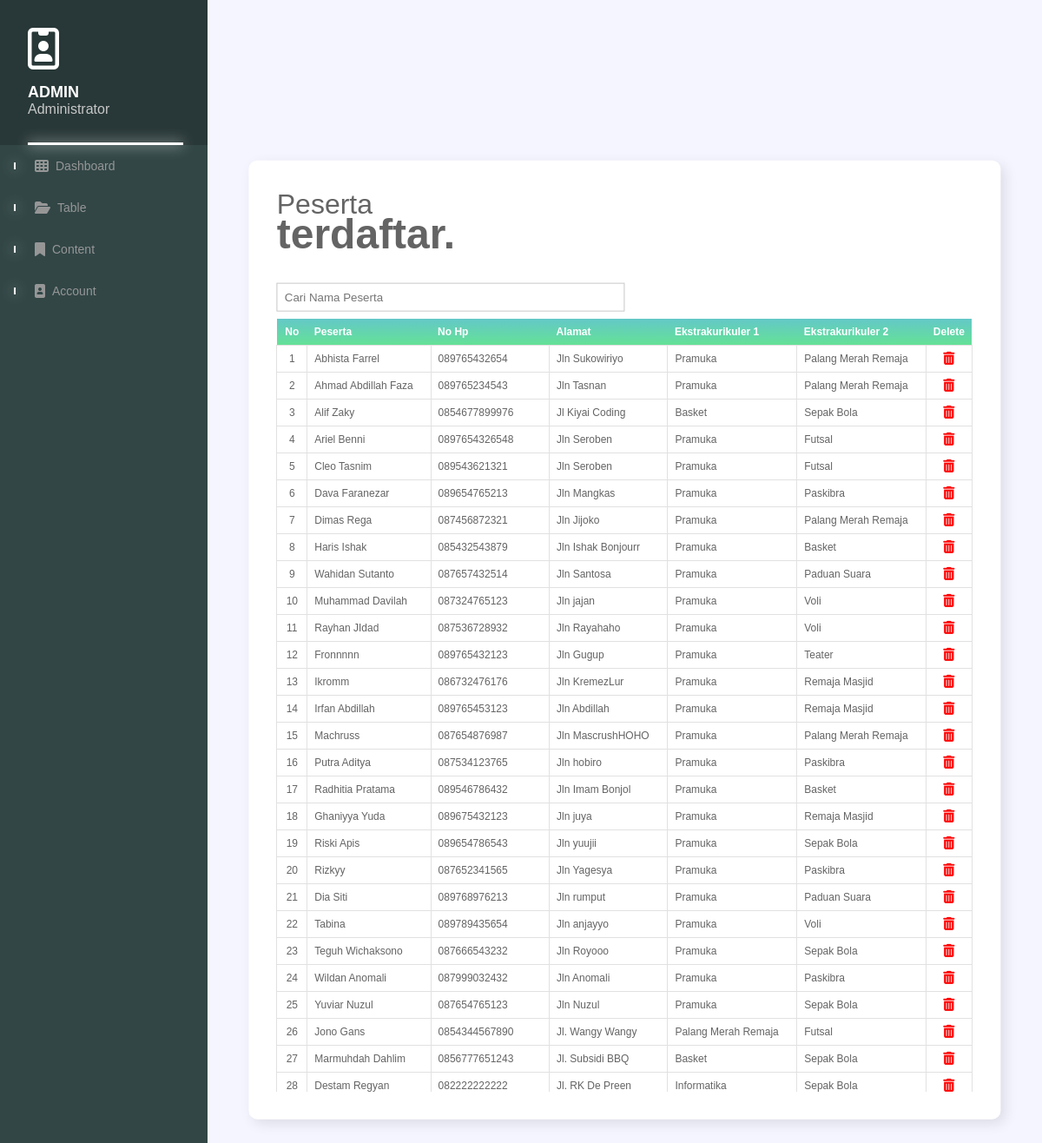
Page /admin/index.php?halaman=regist (signed in) on the committed database.
### tables this page shows
CREATE TABLE `user_extra` (
  `id_user` int(11) NOT NULL,
  `peserta` varchar(50) NOT NULL,
  `notelp` varchar(13) NOT NULL,
  `alamat` varchar(50) NOT NULL,
  `Gambar` varchar(1000) NOT NULL,
  `id_extra1` varchar(50) NOT NULL,
  `id_extra2` varchar(50) NOT NULL
);

### admin/registEkskul.php (the view, shortened to what this page needs)
<?php
    include "../connect.php";
    $query = mysqli_query($conn,"SELECT * FROM user_extra");
?>
    <div class="user-log">
        <header class="user-head">
            <h5>Peserta<br><span>terdaftar.</span></h5>
        </header>
        <div class="search">
            <input type="text" class="search-box" placeholder="Cari Nama Peserta" onkeyup="searchData()">
        </div>
        <div class="user-container">
            <table>
                <tr>
                    <th>No</th>
                    <th>Peserta</th>
                    <th>No Hp</th>
                    <th>Alamat</th>
                    <th>Ekstrakurikuler 1</th>
                    <th>Ekstrakurikuler 2</th>
                    <th>Delete</th>
                </tr>
            <?php if($query):?>
                <?php $i = 1;?>
                <?php foreach($query as $b):?>
                    <tr>
                        <td><?php echo $i++;?></td>
                        <td class="search-parameter"><?php echo $b['peserta'];?></td>
                        <td><?php echo $b['notelp'];?></td>
                        <td><?php echo $b['alamat'];?></td>
                        <td><?php echo $b['id_extra1'];?></td>
                        <td><?php echo $b['id_extra2'];?></td>
                        <td>
                            <a href="deleteRegist.php?peserta=<?php echo $b['peserta'];?>">
                            </a>
                        </td>
                    </tr>
                <?php endforeach;?>
            <?php endif;?>
            </table>
        </div>
    </div>

### admin/style.css (style rules this page uses)
* { padding: 0; margin: 0; box-sizing: border-box; font-family: Arial, Helvetica, sans-serif; user-select: none; }
.user-log { position: absolute; display: flex; top: 50%; left: 50%; transform: translate(-50%, -50%); padding: 32px; width: 90%; height: 75%; max-height: 90%; flex-direction: column; background: rgb(255, 255, 255); box-shadow: 5px 5px 15px rgba(0, 0, 0, 0.1); border-radius: 10px; }
.user-head h5 { font-weight: 400; font-size: 32px; color: rgb(100, 100, 100); }
.user-head h5 span { line-height: 32px; font-weight: 600; font-size: 48px; }
.user-container { margin-top: 8px; height: 100%; overflow: scroll; }
.user-container table { width: 100%; border-collapse: collapse; overflow: hidden; }
.user-container table th { padding: 8px; min-width: 125px; background: linear-gradient( to bottom, rgb(100, 200, 200), rgb(100, 225, 150) ); color: rgb(255, 255, 255); text-align: center; font-size: 12px; }
.user-container table td { padding: 8px; border: 1px solid rgb(225, 225, 225); text-align: center; font-size: 12px; color: rgb(100, 100, 100); }
.user-container table th, .user-container table td { text-align: left; }
table th:nth-child(1), table th:last-child, table td:nth-child(1), table td:last-child { text-align: center; min-width: 24px; max-width: 48px; }
.search { display: flex; margin-top: 32px; align-items: center; gap: 8px; }
.search-box { width: 50%; padding: 8px; border: 1px solid rgb(200, 200, 200); outline: none; background: none; }

### rows in the picture
user_extra: peserta "Abhista Farrel", notelp "089765432654", alamat "Jln Sukowiriyo", id_extra1 "Pramuka", id_extra2 "Palang Merah Remaja"
user_extra: peserta "Ahmad Abdillah Faza", notelp "089765234543", alamat "Jln Tasnan", id_extra1 "Pramuka", id_extra2 "Palang Merah Remaja"
user_extra: peserta "Alif Zaky", notelp "0854677899976", alamat "Jl Kiyai Coding", id_extra1 "Basket", id_extra2 "Sepak Bola"
user_extra: peserta "Ariel Benni", notelp "0897654326548", alamat "Jln Seroben", id_extra1 "Pramuka", id_extra2 "Futsal"
user_extra: peserta "Cleo Tasnim", notelp "089543621321", alamat "Jln Seroben", id_extra1 "Pramuka", id_extra2 "Futsal"
user_extra: peserta "Dava Faranezar", notelp "089654765213", alamat "Jln Mangkas", id_extra1 "Pramuka", id_extra2 "Paskibra"
user_extra: peserta "Dimas Rega", notelp "087456872321", alamat "Jln Jijoko", id_extra1 "Pramuka", id_extra2 "Palang Merah Remaja"
user_extra: peserta "Haris Ishak", notelp "085432543879", alamat "Jln Ishak Bonjourr", id_extra1 "Pramuka", id_extra2 "Basket"
user_extra: peserta "Wahidan Sutanto", notelp "087657432514", alamat "Jln Santosa", id_extra1 "Pramuka", id_extra2 "Paduan Suara"
user_extra: peserta "Muhammad Davilah", notelp "087324765123", alamat "Jln jajan", id_extra1 "Pramuka", id_extra2 "Voli"
user_extra: peserta "Rayhan JIdad", notelp "087536728932", alamat "Jln Rayahaho", id_extra1 "Pramuka", id_extra2 "Voli"
user_extra: peserta "Fronnnnn", notelp "089765432123", alamat "Jln Gugup", id_extra1 "Pramuka", id_extra2 "Teater"
user_extra: peserta "Ikromm", notelp "086732476176", alamat "Jln KremezLur", id_extra1 "Pramuka", id_extra2 "Remaja Masjid"
user_extra: peserta "Irfan Abdillah", notelp "089765453123", alamat "Jln Abdillah", id_extra1 "Pramuka", id_extra2 "Remaja Masjid"
user_extra: peserta "Machruss", notelp "087654876987", alamat "Jln MascrushHOHO", id_extra1 "Pramuka", id_extra2 "Palang Merah Remaja"
user_extra: peserta "Putra Aditya", notelp "087534123765", alamat "Jln hobiro", id_extra1 "Pramuka", id_extra2 "Paskibra"
user_extra: peserta "Radhitia Pratama", notelp "089546786432", alamat "Jln Imam Bonjol", id_extra1 "Pramuka", id_extra2 "Basket"
user_extra: peserta "Ghaniyya Yuda", notelp "089675432123", alamat "Jln juya", id_extra1 "Pramuka", id_extra2 "Remaja Masjid"
user_extra: peserta "Riski Apis", notelp "089654786543", alamat "Jln yuujii", id_extra1 "Pramuka", id_extra2 "Sepak Bola"
user_extra: peserta "Rizkyy", notelp "087652341565", alamat "Jln Yagesya", id_extra1 "Pramuka", id_extra2 "Paskibra"
user_extra: peserta "Dia Siti", notelp "089768976213", alamat "Jln rumput", id_extra1 "Pramuka", id_extra2 "Paduan Suara"
user_extra: peserta "Tabina", notelp "089789435654", alamat "Jln anjayyo", id_extra1 "Pramuka", id_extra2 "Voli"
user_extra: peserta "Teguh Wichaksono", notelp "087666543232", alamat "Jln Royooo", id_extra1 "Pramuka", id_extra2 "Sepak Bola"
user_extra: peserta "Wildan Anomali", notelp "087999032432", alamat "Jln Anomali", id_extra1 "Pramuka", id_extra2 "Paskibra"
user_extra: peserta "Yuviar Nuzul", notelp "087654765123", alamat "Jln Nuzul", id_extra1 "Pramuka", id_extra2 "Sepak Bola"
user_extra: peserta "Jono Gans", notelp "0854344567890", alamat "Jl. Wangy Wangy", id_extra1 "Palang Merah Remaja", id_extra2 "Futsal"
user_extra: peserta "Marmuhdah Dahlim", notelp "0856777651243", alamat "Jl. Subsidi BBQ", id_extra1 "Basket", id_extra2 "Sepak Bola"
user_extra: peserta "Destam Regyan", notelp "082222222222", alamat "Jl. RK De Preen", id_extra1 "Informatika", id_extra2 "Sepak Bola"
